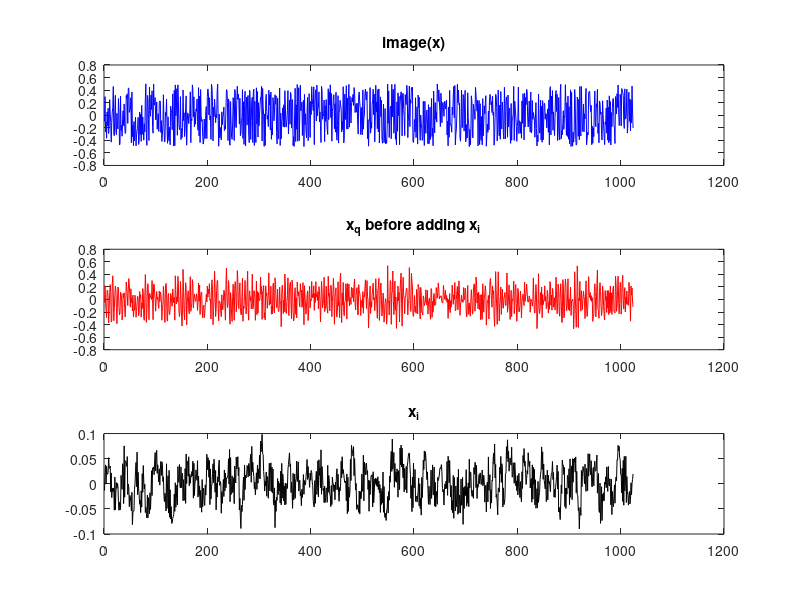

The MATLAB source for this figure: (Note: this script raises an error after producing the figure.)
close all;
clear all;
clc;

Q_TAPS_SIDE = 7; 
I_TAPS_SIDE = 3;
DATA_LENGTH = 1024;

Q_TAPS = Q_TAPS_SIDE * 2 + 1;
I_TAPS = I_TAPS_SIDE * 2 + 1;

% generate filter coeffs
if 1
    hq = ones(Q_TAPS, 1);
    hq(1:Q_TAPS_SIDE) = rand(Q_TAPS_SIDE, 1)-0.5;
    hq(Q_TAPS_SIDE + 1 + (1:Q_TAPS_SIDE)) = hq(Q_TAPS_SIDE:-1:1);
    hq = hq ./ 2; % scale down in case of saturation while simulation

    hi = ones(I_TAPS, 1);
    hi(1:I_TAPS_SIDE) = rand(I_TAPS_SIDE, 1)-0.5;
    hi(I_TAPS_SIDE + 1 + (1:I_TAPS_SIDE)) = hi(I_TAPS_SIDE:-1:1);
    hi = hi ./ 10; % scale down in case of saturation while simulation
else
    hq = zeros(Q_TAPS, 1);
    hq(Q_TAPS_SIDE+1) = 1;

    hi = zeros(I_TAPS, 1);
    hi(I_TAPS_SIDE+1) = 1;
end

% generate input signal
x = (rand(DATA_LENGTH, 1) - 0.5) + 1j*(rand(DATA_LENGTH, 1) - 0.5);

% filter
x_q = conv(hq, imag(x));
x_q = x_q(Q_TAPS_SIDE+1 : end - Q_TAPS_SIDE);

x_i = conv(hi, real(x));
x_i = x_i(I_TAPS_SIDE+1 : end - I_TAPS_SIDE);

figure;
subplot(3,1,1);
plot(imag(x), 'b'); title('image(x)');
subplot(3,1,2);
plot(x_q, 'r'); title('x_q before adding x_i');
subplot(3,1,3);
plot(x_i, 'k'); title('x_i');

y = real(x) + 1j*(x_q + x_i);

% save data
if ~exist('mt_din_i.txt')
    saveHexFile(hq, 'mt_hq.txt', 1);
    saveHexFile(hi, 'mt_hi.txt', 1);

    saveHexFile(real(x), 'mt_din_i.txt', 0);
    saveHexFile(imag(x), 'mt_din_q.txt', 0);

    saveHexFile(real(y), 'mt_dout_i.txt', 0);
    saveHexFile(imag(y), 'mt_dout_q.txt', 0);

    saveHexFile(x_i, 'mt_x_i.txt', 0);
    saveHexFile(x_q, 'mt_x_q.txt', 0);
end
